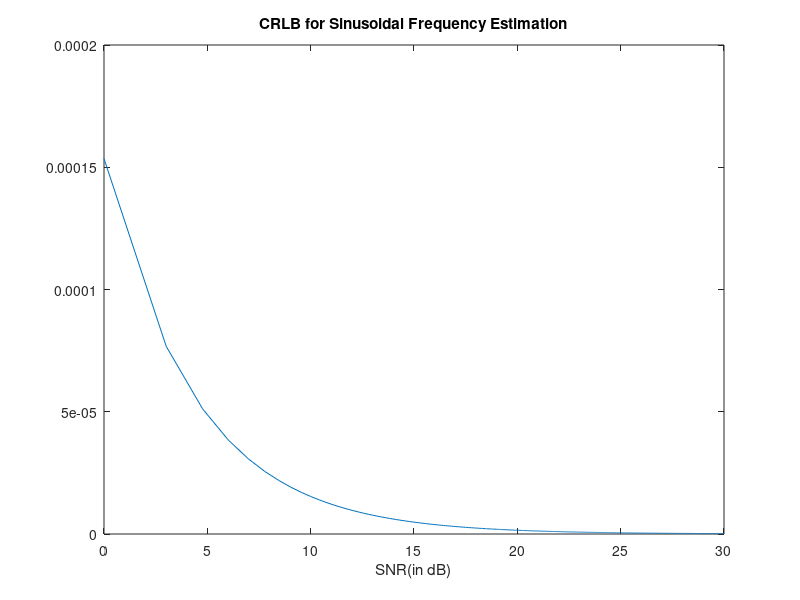

The MATLAB script that drew this image:
% Example 3.5  CRLB for sinusoidal frequency estimation
% Refer page 36 of Steven Kay.

clear all;clc;close all;

n=0:9; % Data record Length
phi=0;
SNR=1:1000;
temp=2*pi*n;
f=0.25; % some preferred frequencies

for i=1:length(SNR),
   CRLB(i)=1/((SNR(i))*sum((sin(2*pi*n*f+phi).*temp).^2));
end

figure,plot(10*log10(SNR),CRLB);
title('CRLB for Sinusoidal Frequency Estimation');
xlabel('SNR(in dB)');
clear SNR;
